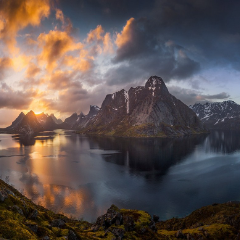
#> input picture Images/test.png, 240 x 240 px, found by its file name
$ python png_to_hex.py
#> lines starting #> are read from the running program, lines starting #| are printed output that depends on the picture
from PIL import Image
img = Image.open("/home/anish/VLSI project/JPEG_compression/Images/test.png").convert("RGB").resize((64, 64))  # keep it small, multiple of 8
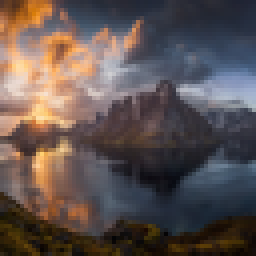
#> img: PIL image 64x64 RGB (shown 4 times larger); mean R, G, B 95.2, 83.1, 80.4
with open("/home/anish/VLSI project/JPEG_compression/Images/test.hex", "w") as f:
    for r, g, b in img.getdata():
        f.write(f"{r:02x}{g:02x}{b:02x}\n")
#> this loop made 4096 passes
#> (r, g, b) on passes 1 to 3: (82, 53, 43), (94, 59, 38), (99, 60, 34)
